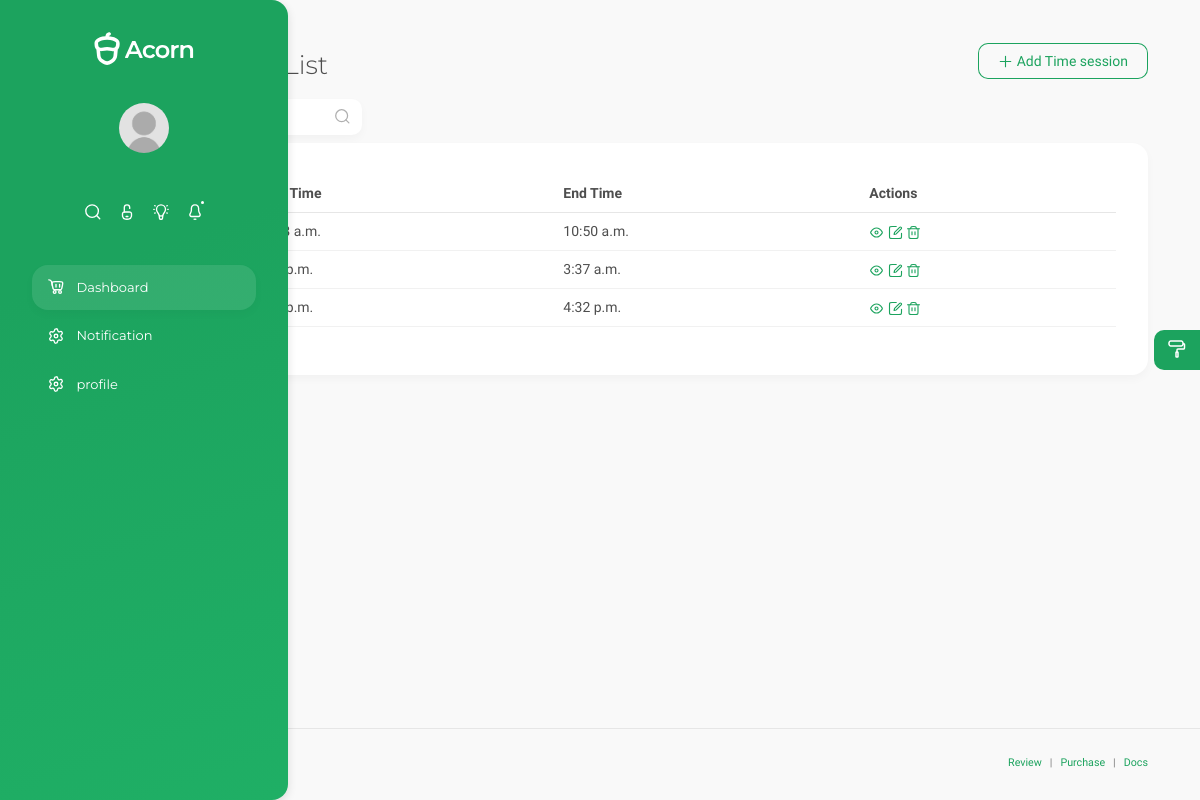
Page /Teacher_App/timesession/list on the committed database.
### Teacher_App/models.py (models this page shows)
class TimeSession(models.Model):
    start_time = models.TimeField()
    end_time = models.TimeField()

### Teacher_App/views.py (the view)
# urls.py: path('timesession/list', timesession_list, name='timesession-list'),
def timesession_list(request):
    timesessions = TimeSession.objects.all()
    context = {
        'timesessions' : timesessions
    }
    return render(request, 'Teacher_App/timesession-list.html', context)

### templates/Teacher_App/timesession-list.html (shortened to what this page needs)
{% extends 'base.html' %}
{% block content %}
{% include 'header.html' %}
<main>
    <div class="container">
      <div class="page-title-container">
        <div class="row g-0">
          <div class="col-auto mb-3 mb-md-0 me-auto">
            <div class="w-auto sw-md-30">
              <h1 class="mb-0 pb-0 display-4" id="title">timesession List</h1>
            </div>
          </div>
          <div class="col-12 col-sm-6 col-md-auto d-flex align-items-end justify-content-end mb-2 mb-sm-0 order-sm-3">
            <a href="{% url 'timesession-add' %}">
                <button type="button" class="btn btn-outline-primary btn-icon btn-icon-start ms-0 ms-sm-1 w-100 w-md-auto">
                <i data-acorn-icon="plus"></i>
                <span>Add Time session</span>
                </button>
            </a>
          </div>
        </div>
      </div>
      <div class="row mb-2">
        <div class="col-sm-12 col-md-5 col-lg-3 col-xxl-2 mb-1">
          <div class="d-inline-block float-md-start me-1 mb-1 search-input-container w-100 shadow bg-foreground">
            <form method="get">
                <input type="text" name="q" placeholder="Search timesessions" class="form-control" value="{{ search_query|default_if_none:'' }}">
                <span class="search-magnifier-icon" style="cursor: pointer;" onclick="submitForm()">
                    <i data-acorn-icon="search"></i>
                </span>
            </form>
          </div>
        </div>
    <section class="scroll-section" id="breakpointSpecificResponsive">
        <div class="card">
        <div class="card-body">
            <div class="table-responsive-sm mb-3">
                <table class="table">
                    <thead>
                    <tr>
                        <th scope="col">#</th>
                        <th scope="col">Start Time</th>
                        <th scope="col">End Time</th>
                        <th scope="col">Actions</th>
                    </tr>
                    </thead>
                    <tbody>
                        {% for timesession in timesessions %}
                            <tr>
                                <th scope="row">1</th>
                                <td>{{ timesession.start_time }} </td>
                                <td>{{ timesession.end_time }}</td>
                                <td>
                                    <a href="{% url 'attendance-list' timesession_id=timesession.id %}">
                                        <i data-acorn-icon="eye" data-acorn-size="15"></i>
                                    </a>
                                      <a href="{% url 'timesession-edit' timesession_id=timesession.id %}">
                                        <i data-acorn-icon="edit-square" data-acorn-size="15"></i>
                                      </a>
                                      <a href="{% url 'timesession-delete' timesession_id=timesession.id %}" onclick="return confirm('Do you want to delete this?')">
                                        <i data-acorn-icon="bin" data-acorn-size="15"></i>
                                      </a>
                                </td>
                            </tr>
                        {% endfor %}
                    </tbody>
                </table>
            </div>
        </div>
        </div>
    </section>
    </div>
  </main>
{% endblock content %}

### rows in the picture
TimeSession: start_time "10:48 a.m.", end_time "10:50 a.m."
TimeSession: start_time "4:27 p.m.", end_time "3:37 a.m."
TimeSession: start_time "4:31 p.m.", end_time "4:32 p.m."
